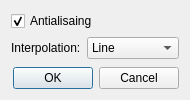
<?xml version="1.0" encoding="UTF-8"?>
<ui version="4.0">
 <class>SettingsDialog</class>
 <widget class="QDialog" name="SettingsDialog">
  <property name="geometry">
   <rect>
    <x>0</x>
    <y>0</y>
    <width>176</width>
    <height>100</height>
   </rect>
  </property>
  <property name="windowTitle">
   <string>Options</string>
  </property>
  <property name="windowIcon">
   <iconset resource="oscilloscope.qrc">
    <normaloff>:/pictures/gear.png</normaloff>:/pictures/gear.png</iconset>
  </property>
  <layout class="QVBoxLayout" name="verticalLayout_2">
   <item>
    <layout class="QVBoxLayout" name="verticalLayout">
     <item>
      <widget class="QCheckBox" name="antiAlisaingCheckBox">
       <property name="text">
        <string>Antialisaing</string>
       </property>
       <property name="checked">
        <bool>true</bool>
       </property>
      </widget>
     </item>
     <item>
      <layout class="QHBoxLayout" name="horizontalLayout">
       <item>
        <widget class="QLabel" name="label">
         <property name="text">
          <string>Interpolation:</string>
         </property>
        </widget>
       </item>
       <item>
        <widget class="QComboBox" name="interpolationComboBox">
         <property name="sizePolicy">
          <sizepolicy hsizetype="Expanding" vsizetype="Fixed">
           <horstretch>0</horstretch>
           <verstretch>0</verstretch>
          </sizepolicy>
         </property>
         <item>
          <property name="text">
           <string>Line</string>
          </property>
         </item>
         <item>
          <property name="text">
           <string>None</string>
          </property>
         </item>
         <item>
          <property name="text">
           <string>Step left</string>
          </property>
         </item>
         <item>
          <property name="text">
           <string>Step right</string>
          </property>
         </item>
         <item>
          <property name="text">
           <string>Step center</string>
          </property>
         </item>
         <item>
          <property name="text">
           <string>Spline</string>
          </property>
         </item>
        </widget>
       </item>
      </layout>
     </item>
     <item>
      <spacer name="verticalSpacer">
       <property name="orientation">
        <enum>Qt::Vertical</enum>
       </property>
       <property name="sizeHint" stdset="0">
        <size>
         <width>20</width>
         <height>40</height>
        </size>
       </property>
      </spacer>
     </item>
     <item>
      <widget class="QDialogButtonBox" name="buttonBox">
       <property name="orientation">
        <enum>Qt::Horizontal</enum>
       </property>
       <property name="standardButtons">
        <set>QDialogButtonBox::Cancel|QDialogButtonBox::Ok</set>
       </property>
      </widget>
     </item>
    </layout>
   </item>
  </layout>
 </widget>
 <resources>
  <include location="oscilloscope.qrc"/>
 </resources>
 <connections>
  <connection>
   <sender>buttonBox</sender>
   <signal>accepted()</signal>
   <receiver>SettingsDialog</receiver>
   <slot>accept()</slot>
   <hints>
    <hint type="sourcelabel">
     <x>248</x>
     <y>254</y>
    </hint>
    <hint type="destinationlabel">
     <x>157</x>
     <y>274</y>
    </hint>
   </hints>
  </connection>
  <connection>
   <sender>buttonBox</sender>
   <signal>rejected()</signal>
   <receiver>SettingsDialog</receiver>
   <slot>reject()</slot>
   <hints>
    <hint type="sourcelabel">
     <x>316</x>
     <y>260</y>
    </hint>
    <hint type="destinationlabel">
     <x>286</x>
     <y>274</y>
    </hint>
   </hints>
  </connection>
 </connections>
</ui>
